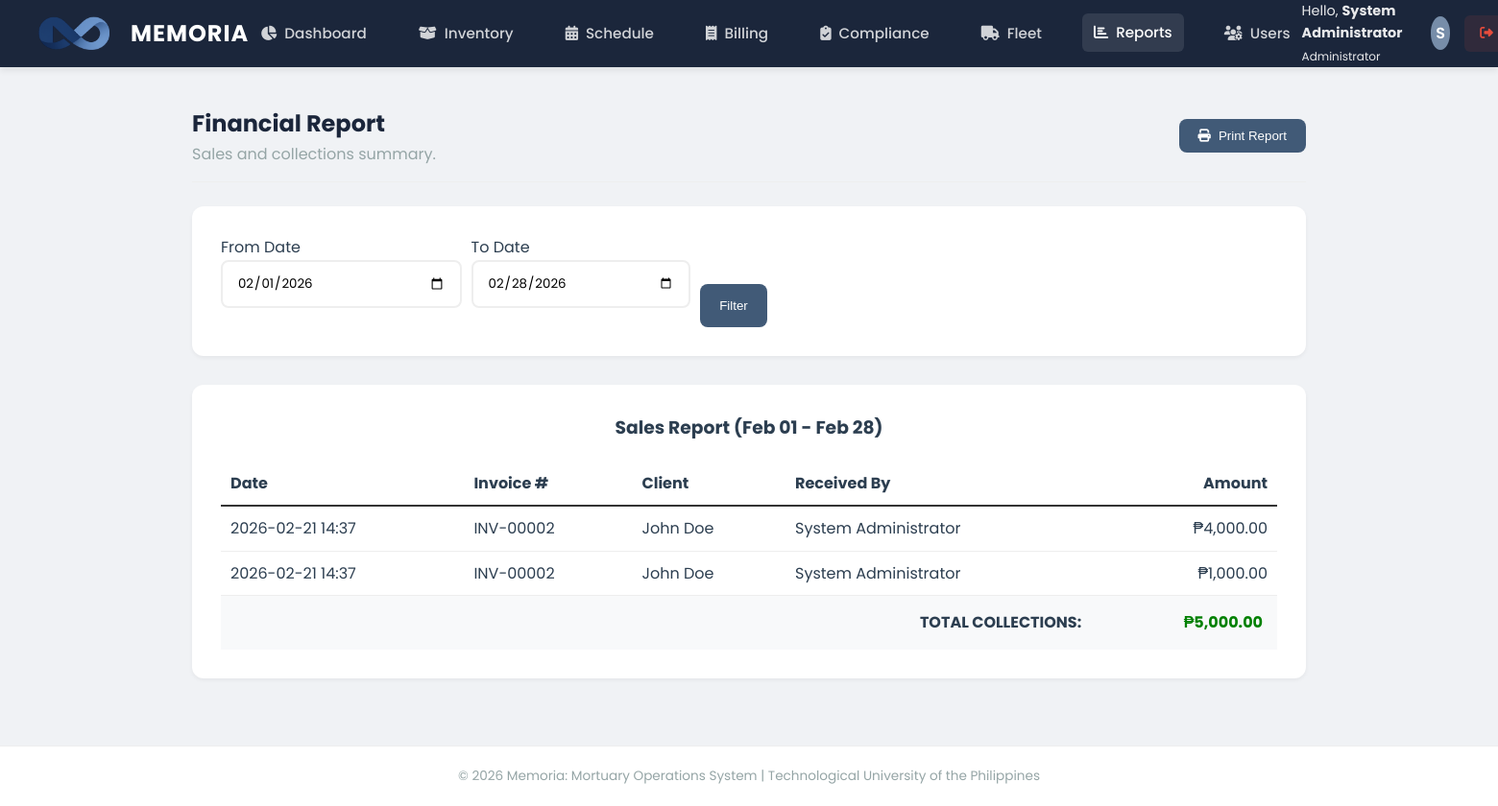
The page /modules/reports/sales_report.php (signed in) on the database its author committed.
### tables this page shows
CREATE TABLE `payments` (
  `id` int(11) NOT NULL,
  `invoice_id` int(11) NOT NULL,
  `amount` decimal(10,2) NOT NULL,
  `payment_date` datetime DEFAULT current_timestamp(),
  `received_by` int(11) DEFAULT NULL
);

CREATE TABLE `invoices` (
  `id` int(11) NOT NULL,
  `reservation_id` int(11) NOT NULL,
  `total_amount` decimal(10,2) NOT NULL,
  `status` enum('Unpaid','Partial','Paid','Cancelled') DEFAULT 'Unpaid',
  `created_at` timestamp NOT NULL DEFAULT current_timestamp()
);

CREATE TABLE `reservations` (
  `id` int(11) NOT NULL,
  `chapel_name` varchar(50) NOT NULL,
  `deceased_name` varchar(100) NOT NULL,
  `start_date` datetime NOT NULL,
  `end_date` datetime NOT NULL,
  `reserved_by` int(11) DEFAULT NULL
);

CREATE TABLE `users` (
  `id` int(11) NOT NULL,
  `username` varchar(50) NOT NULL,
  `password` varchar(255) NOT NULL,
  `full_name` varchar(100) NOT NULL,
  `role` enum('Administrator','Front Desk Staff','Inventory Clerk','Fleet Coordinator','Driver') NOT NULL,
  `contact_info` varchar(100) DEFAULT NULL,
  `created_at` timestamp NOT NULL DEFAULT current_timestamp()
);

### modules/reports/sales_report.php (the view, shortened to what this page needs)
<?php
include('../../includes/header.php');
$start = isset($_GET['start']) ? $_GET['start'] : date('Y-m-01');
$end = isset($_GET['end']) ? $_GET['end'] : date('Y-m-t');
$sql = "SELECT p.*, i.id as inv_id, r.deceased_name, u.full_name as staff
        FROM payments p
        JOIN invoices i ON p.invoice_id = i.id
        JOIN reservations r ON i.reservation_id = r.id
        LEFT JOIN users u ON p.received_by = u.id
        WHERE DATE(p.payment_date) BETWEEN '$start' AND '$end'
        ORDER BY p.payment_date DESC";
$result = mysqli_query($conn, $sql);
$total_sales = 0;
?>
<div class="panel-header">
    <div>
        <h1 style="font-size: 1.5rem; color: var(--deep-navy);">Financial Report</h1>
        <p style="color: var(--text-light);">Sales and collections summary.</p>
    </div>
    <button onclick="window.print()" class="btn btn-primary"><i class="fas fa-print"></i> Print Report</button>
</div>
<div class="panel no-print">
    <form method="GET" style="display: flex; gap: 10px; align-items: end;">
        <div>
            <label>From Date</label>
            <input type="date" name="start" value="<?= $start ?>" class="form-control">
        </div>
        <div>
            <label>To Date</label>
            <input type="date" name="end" value="<?= $end ?>" class="form-control">
        </div>
        <button type="submit" class="btn" style="background: var(--slate-blue); color: white; height: 45px;">Filter</button>
    </form>
</div>
<div class="panel">
    <h3 style="text-align: center; margin-bottom: 20px;">Sales Report (<?= date('M d', strtotime($start)) ?> - <?= date('M d', strtotime($end)) ?>)</h3>
    <table style="width: 100%; border-collapse: collapse;">
        <thead>
            <tr style="border-bottom: 2px solid #333;">
                <th style="padding: 10px; text-align: left;">Date</th>
                <th style="padding: 10px; text-align: left;">Invoice #</th>
                <th style="padding: 10px; text-align: left;">Client</th>
                <th style="padding: 10px; text-align: left;">Received By</th>
                <th style="padding: 10px; text-align: right;">Amount</th>
            </tr>
        </thead>
        <tbody>
            <?php
            if (mysqli_num_rows($result) > 0) {
                while ($row = mysqli_fetch_assoc($result)) {
                    $total_sales += $row['amount'];
                    echo "<tr>
                        <td style='padding: 10px; border-bottom: 1px solid #eee;'>" . date('Y-m-d H:i', strtotime($row['payment_date'])) . "</td>
                        <td style='padding: 10px; border-bottom: 1px solid #eee;'>INV-" . str_pad($row['inv_id'], 5, '0', STR_PAD_LEFT) . "</td>
                        <td style='padding: 10px; border-bottom: 1px solid #eee;'>{$row['deceased_name']}</td>
                        <td style='padding: 10px; border-bottom: 1px solid #eee;'>{$row['staff']}</td>
                        <td style='padding: 10px; border-bottom: 1px solid #eee; text-align: right;'>₱" . number_format($row['amount'], 2) . "</td>
                    </tr>";
                }
                echo "<tr style='font-weight: bold; background: #f8f9fa;'>
                    <td colspan='4' style='padding: 15px; text-align: right;'>TOTAL COLLECTIONS:</td>
                    <td style='padding: 15px; text-align: right; color: green;'>₱" . number_format($total_sales, 2) . "</td>
                </tr>";
            } else {
                echo "<tr><td colspan='5' style='text-align: center; padding: 20px;'>No sales found for this period.</td></tr>";
            }
            ?>
        </tbody>
    </table>
</div>
<?php include('../../includes/footer.php'); ?>

### assets/css/style.css (style rules this page uses)
:root { --deep-navy: #1B263B; --slate-blue: #415A77; --cloud-gray: #E0E1DD; --muted-teal: #778DA9; --white: #FFFFFF; --danger: #e74c3c; --success: #2ecc71; --text-dark: #2c3e50; --text-light: #95a5a6; --shadow-sm: 0 2px 4px rgba(0,0,0,0.05); --shadow-md: 0 4px 6px rgba(0,0,0,0.07); --shadow-lg: 0 10px 15px rgba(0,0,0,0.1); }
* { margin: 0; padding: 0; box-sizing: border-box; }
body { font-family: 'Poppins', sans-serif; background-color: #F0F2F5; color: var(--text-dark); line-height: 1.6; min-height: 100vh; display: flex; flex-direction: column; }
.panel { background: var(--white); border-radius: 12px; box-shadow: var(--shadow-sm); padding: 30px; margin-bottom: 30px; }
.panel-header { display: flex; justify-content: space-between; align-items: center; margin-bottom: 25px; border-bottom: 1px solid #eee; padding-bottom: 15px; }
.btn { padding: 10px 20px; border-radius: 8px; font-weight: 500; cursor: pointer; border: none; transition: all 0.2s; text-decoration: none; display: inline-flex; align-items: center; gap: 8px; }
.btn-primary { background: var(--slate-blue); color: white; }
.form-control { width: 100%; padding: 12px 15px; border: 2px solid #eee; border-radius: 8px; margin-bottom: 20px; font-family: 'Poppins', sans-serif; transition: 0.3s; }

### rows shown on the page
payments: payment_date "2026-02-21 14:37", invoice "00002", reservations.deceased_name "John Doe", users.full_name "System Administrator", amount "4,000.00"
payments: payment_date "2026-02-21 14:37", invoice "00002", reservations.deceased_name "John Doe", users.full_name "System Administrator", amount "1,000.00"

### other values the page prints
$_SESSION['full_name'] "System Administrator"
$_SESSION['role'] "Administrator"
substr($_SESSION['full_name'], 0, 1) "S"
date('M d', strtotime($start)) "Feb 01"
date('M d', strtotime($end)) "Feb 28"
$total_sales "5,000.00"
